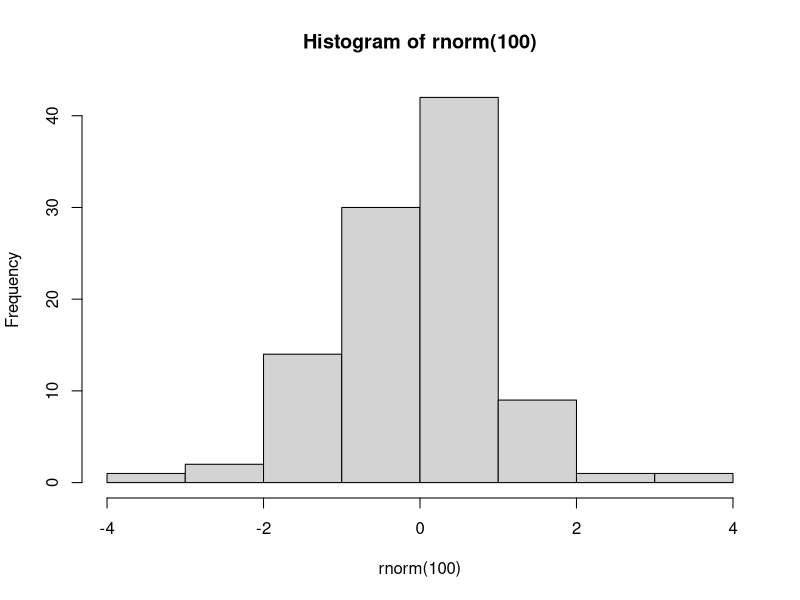

R code for this plot:
## ---- chunk 1
#| warning: false
1 + 1 
## ---- chunk 2
#| echo: true
#| warning: false
hist(rnorm(100))
a <- matrix(2,3,5,1)
chisq.test(a)
